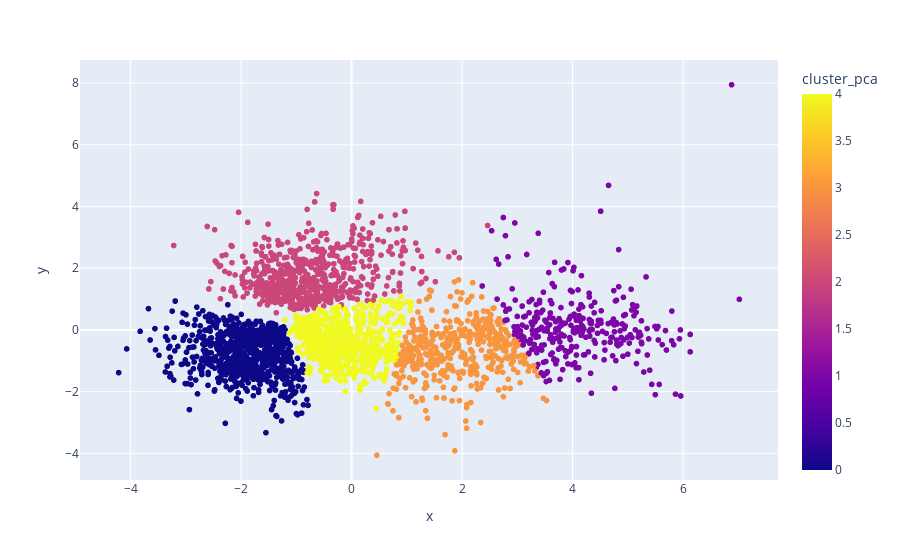

The notebook cell this image was saved under:
### Markdown cell above
### `Plot Dos Cliusters`

### Code cell
px.scatter(
     projection, x = 'x', y = 'y', color= 'cluster_pca', hover_data=['x', 'y', 'generos']
)

### Figure 1 — Plotly figure (JSON) as saved in the notebook; plotly's stock layout.template omitted (floating-point values rounded to 4 significant figures; data arrays with more than 128 entries replaced by an {"elided": "..."} marker saying what was removed)
{"data": [{"customdata": {"elided": "2973x1 str values"}, "hovertemplate": "x=%{x}<br>y=%{y}<br>generos=%{customdata[0]}<br>cluster_pca=%{marker.color}<extra></extra>", "legendgroup": "", "marker": {"color": {"elided": "2973 int values"}, "coloraxis": "coloraxis", "symbol": "circle"}, "mode": "markers", "name": "", "showlegend": false, "type": "scattergl", "x": {"elided": "2973 float values"}, "xaxis": "x", "y": {"elided": "2973 float values"}, "yaxis": "y"}], "layout": {"coloraxis": {"colorbar": {"title": {"text": "cluster_pca"}}, "colorscale": [[0, "#0d0887"], [0.1111, "#46039f"], [0.2222, "#7201a8"], [0.3333, "#9c179e"], [0.4444, "#bd3786"], [0.5556, "#d8576b"], [0.6667, "#ed7953"], [0.7778, "#fb9f3a"], [0.8889, "#fdca26"], [1, "#f0f921"]]}, "legend": {"tracegroupgap": 0}, "margin": {"t": 60}, "xaxis": {"anchor": "y", "domain": [0, 1], "title": {"text": "x"}}, "yaxis": {"anchor": "x", "domain": [0, 1], "title": {"text": "y"}}}}
